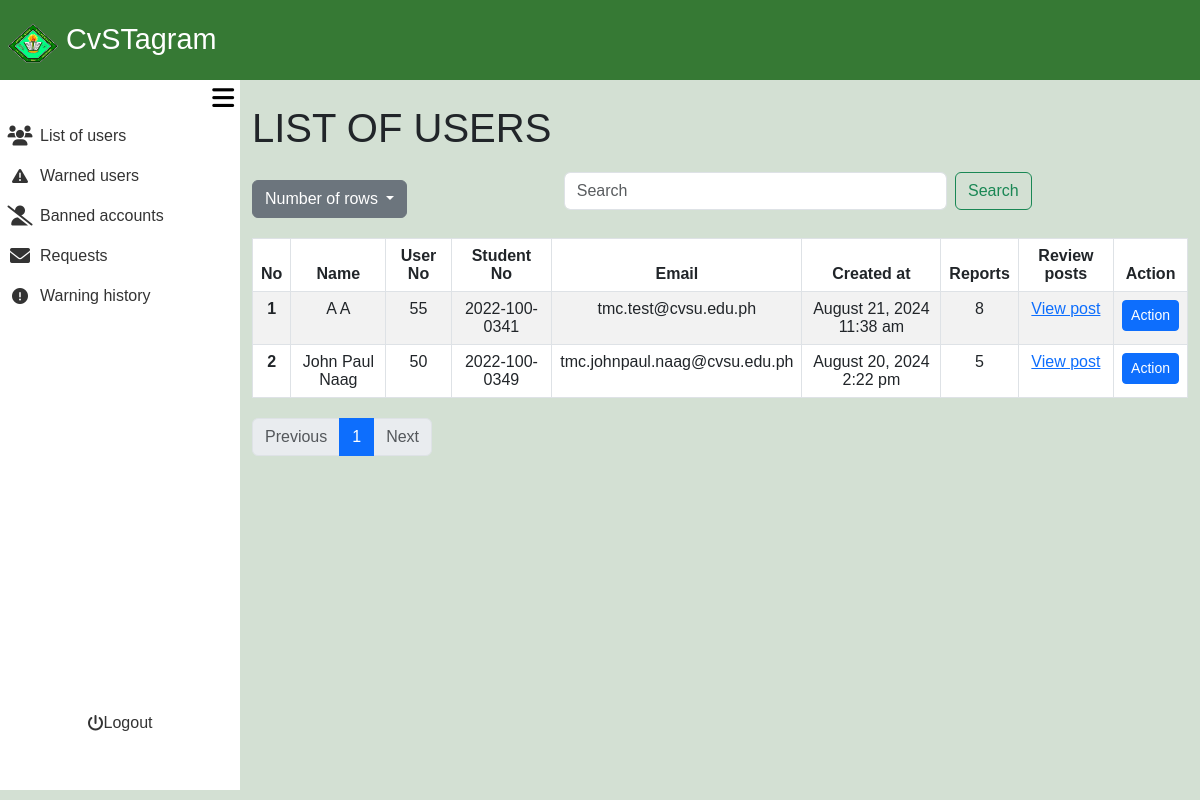
/admin_area/list_of_users.php (signed in), run on an earlier commit of the app's database.
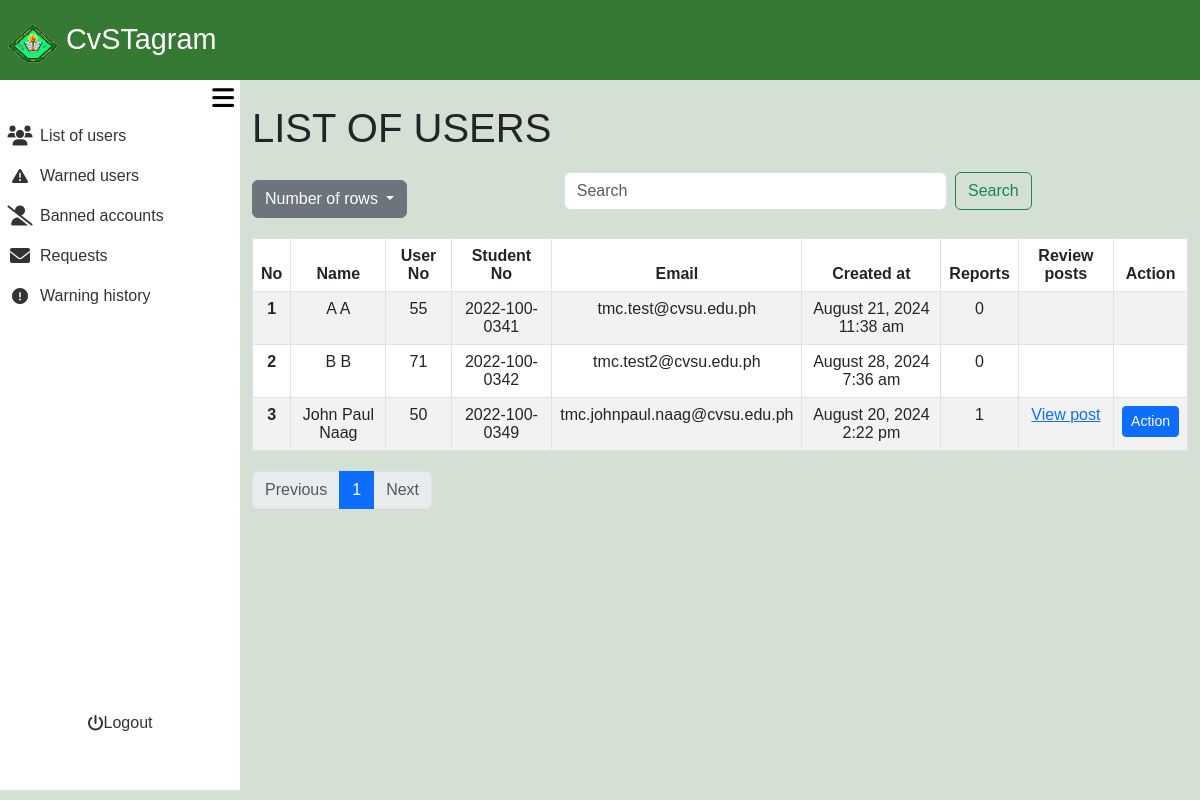
And on a later commit of the database.
### tables this page shows
CREATE TABLE `user_registration` (
  `user_no` int(11) NOT NULL,
  `user_ip` varchar(255) NOT NULL,
  `user_ID` varchar(255) NOT NULL,
  `email` varchar(255) NOT NULL,
  `student_no` varchar(13) NOT NULL,
  `fname` varchar(255) NOT NULL,
  `lname` varchar(255) NOT NULL,
  `bday` date NOT NULL,
  `gender` varchar(20) NOT NULL,
  `coverphoto` varchar(250) NOT NULL,
  `profilepicture` varchar(250) NOT NULL,
  `created_at` timestamp NOT NULL DEFAULT current_timestamp(),
  `updated_at` timestamp NOT NULL DEFAULT current_timestamp() ON UPDATE current_timestamp(),
  `user_password` varchar(255) NOT NULL
);

### admin_area/list_of_users.php (the view, shortened to what the changed rows need)
<?php
require_once '../include/connect.php';
require_once '../include/bootsrap.php';
?>
<!DOCTYPE html>
<html lang="en">
<head>
    <link rel="stylesheet" href="admin_dashbaord.css?v=<?php echo time(); ?>">
</head>
<body>
<div class="container-fluid screen">
    <div class="container-fluid contbody">
        <div class="container-fluid content">
<?php
$search = isset($_GET['search']) ? trim($_GET['search']) : '';
$sort_column = isset($_GET['sort']) ? $_GET['sort'] : 'lname';
$sort_direction = isset($_GET['direction']) && $_GET['direction'] == 'desc' ? 'desc' : 'asc';
$rows_per_page = isset($_GET['rows']) ? intval($_GET['rows']) : 10;
$page = isset($_GET['page']) ? intval($_GET['page']) : 1;
$offset = ($page - 1) * $rows_per_page;
$searchFilter = !empty($search) ? " AND (ur.fname LIKE '%$search%' OR ur.lname LIKE '%$search%' OR ur.email LIKE '%$search%' OR ur.student_no LIKE '%$search%' OR ur.user_no LIKE '%$search%')" : "";
$usersQuery = "SELECT ur.fname, ur.lname, ur.user_no, ur.student_no, ur.created_at, ur.email, aw.warning_level, ab.ban_level, IFNULL(COUNT(pr.report_id), 0) AS report_count
               FROM user_registration ur
               LEFT JOIN post_reports pr ON ur.user_no = pr.user_no
               LEFT JOIN active_warning aw ON ur.user_no = aw.user_no
               LEFT JOIN active_ban ab ON ur.user_no = ab.user_no
               WHERE 1=1 $searchFilter
               GROUP BY ur.user_no
               ORDER BY $sort_column $sort_direction
               LIMIT $rows_per_page OFFSET $offset";
$usersResult = $con->query($usersQuery);
$totalQuery = "SELECT COUNT(*) AS total FROM user_registration";
$totalResult = $con->query($totalQuery);
$totalRecords = $totalResult->fetch_assoc()['total'];
$totalPages = ceil($totalRecords / $rows_per_page);
?>
    <div class="container mt-4 ">
        <h1>LIST OF USERS</h1>
        <table class="table table-bordered table-striped">
            <thead>
                <tr>
                    <th scope="col">No</th>
                    <th scope="col" class="sortable <?php echo ($sort_column == 'fname') ? ($sort_direction == 'asc' ? 'asc' : 'desc') : ''; ?>" onclick="sortTable('fname')">Name</th>
                    <th scope="col" class="sortable <?php echo ($sort_column == 'user_no') ? ($sort_direction == 'asc' ? 'asc' : 'desc') : ''; ?>" onclick="sortTable('user_no')">User No</th>
                    <th scope="col" class="sortable <?php echo ($sort_column == 'student_no') ? ($sort_direction == 'asc' ? 'asc' : 'desc') : ''; ?>" onclick="sortTable('student_no')">Student No<i class="fa-solid fa-sort-up"></i><i class="fa-solid fa-sort-down"></i></th>
                    <th scope="col" class="sortable <?php echo ($sort_column == 'email') ? ($sort_direction == 'asc' ? 'asc' : 'desc') : ''; ?>" onclick="sortTable('email')">Email</th>
                    <th scope="col" class="sortable <?php echo ($sort_column == 'created_at') ? ($sort_direction == 'asc' ? 'asc' : 'desc') : ''; ?>" onclick="sortTable('created_at')">Created at<i class="fa-solid fa-sort-up"></i><i class="fa-solid fa-sort-down"></i></th>
                    <th scope="col" class="sortable <?php echo ($sort_column == 'report_count') ? ($sort_direction == 'asc' ? 'asc' : 'desc') : ''; ?>" onclick="sortTable('report_count')">Reports<i class="fa-solid fa-sort-up"></i><i class="fa-solid fa-sort-down"></i></th>
                    <th scope="col">Review posts</th>
                    <th scope="col">Action</th>
                </tr>
            </thead>
            <tbody>
                <?php
                $line_number = $offset + 1;
                while ($user = $usersResult->fetch_assoc()): ?>
                <?php
                $timestamp = htmlspecialchars($user['created_at']);
                $created_at = new DateTime($timestamp);
                $formattedDate = $created_at->format('F j, Y');
                $formattedTime = $created_at->format('g:i a');
                ?>
                    <tr>
                        <th scope="row"><?php echo htmlspecialchars($line_number++); ?></th>
                        <td><?php echo htmlspecialchars($user['fname'] . ' ' . $user['lname']); ?></td>
                        <td><?php echo htmlspecialchars($user['user_no']); ?></td>
                        <td><?php echo htmlspecialchars($user['student_no']); ?></td>
                        <td><?php echo htmlspecialchars($user['email']); ?></td>
                        <td><?php echo htmlspecialchars($formattedDate . ' ' . $formattedTime); ?></td>
                        <td><?php echo htmlspecialchars($user['report_count']); ?></td>
                        <td>
                        <?php if ($user['report_count'] > 0): ?>
                            <a class="Review_posts text-primary" href="../admin_area/review_post.php?user_no=<?php echo htmlspecialchars($user['user_no']); ?>">View post</a>
                            <?php else: ?>
                            <?php endif; ?>
                        </td>
                        <td>
                            <?php if ($user['report_count'] > 0): ?>
                                <a href="admin_action.php?user_no=<?php echo htmlspecialchars($user['user_no']); ?>" class="btn btn-primary btn-sm">Action</a>
                            <?php else: ?>
                            <?php endif; ?>
                        </td>
                    </tr>
                <?php endwhile; ?>
            </tbody>
        </table>
        <nav aria-label="Page navigation">
            <ul class="pagination">
                <?php for ($i = 1; $i <= $totalPages; $i++): ?>
                    <li class="page-item <?php if ($i == $page) echo 'active'; ?>">
                        <a class="page-link" href="?rows=<?php echo $rows_per_page; ?>&page=<?php echo $i; ?>&sort=<?php echo $sort_column; ?>&direction=<?php echo $sort_direction; ?>"><?php echo $i; ?></a>
                    </li>
                <?php endfor; ?>
            </ul>
        </nav>
    </div>
        </div>
    </div>
</div>
</body>
</html>

What changed in the data, as far as the page shows it:
changed user_registration "tmc.test@cvsu.edu.ph": report_count "8" → "0"; no longer shows "View post Action"
added user_registration: fname+lname "B B", user_no "71", student_no "2022-100-0342", email "tmc.test2@cvsu.edu.ph", created_at "August 28, 2024 7:36 am", report_count "0"
changed user_registration "John Paul Naag": report_count "5" → "1"
